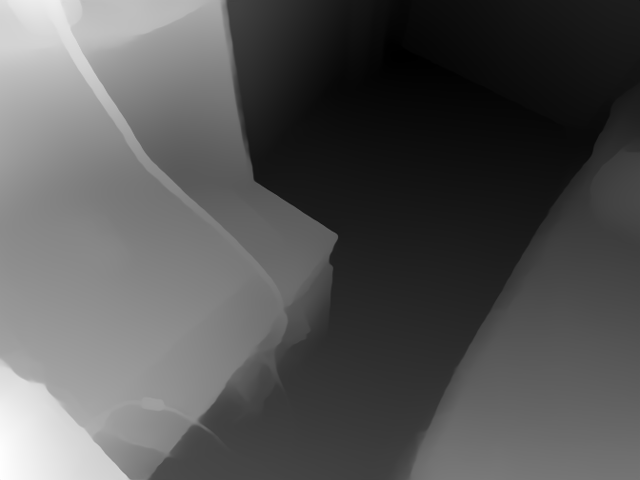
#> input picture 27.png, 640 x 480 px
$ python path_finding.py
#> lines starting #> are read from the running program, lines starting #| are printed output that depends on the picture; after the words box and inside, x2 and y2 are one past the last pixel; in counts of white or black regions, pixels touching at a corner belong together
#> further down, dmap is the input picture: shape (480, 640); min 0, max 255, mean 85.1
import cv2
import numpy as np
import heapq
from heapq import heappush, heappop
import time
import keyboard
import os

Crop_factor = 10
# [16 lines left out: function dijkstra, not called in this run]

def heuristic(a, b):
    return np.sqrt((a[0] - b[0]) ** 2 + (a[1] - b[1]) ** 2)


def neighbors(point, img_shape):
    x, y = point
    return [(new_x, new_y) for new_x in range(x - 1, x + 2) for new_y in range(y - 1, y + 2)
            if 0 <= new_x < img_shape[1] and 0 <= new_y < img_shape[0] and (new_x != x or new_y != y)]


def create_distance_transform(depth_map, object_threshold):
    binary_map = (depth_map < object_threshold).astype(np.uint8)
    distance_transform = cv2.distanceTransform(binary_map, cv2.DIST_L2, cv2.DIST_MASK_PRECISE)
    return distance_transform

def astar(start, end, depth_map, object_threshold=50, penalty_weight=1, min_distance=80):
    distance_transform = create_distance_transform(depth_map, object_threshold)

    def cost_with_penalty(current, neighbor):
        cost = heuristic(current, neighbor)
        distance = distance_transform[neighbor[::-1]]
        brightness_penalty = depth_map[neighbor[::-1]] / 255.0
        if distance < min_distance:
            cost += (min_distance - distance) * penalty_weight * brightness_penalty
        return cost

    open_set = []
    heapq.heappush(open_set, (0, start))
    came_from = {}
    g_score = {start: 0}
    f_score = {start: heuristic(start, end)}

    while open_set:
        current = heapq.heappop(open_set)[1]
        if current == end:
            path = []
            while current in came_from:
                path.append(current)
                current = came_from[current]
            path.append(start)
            path.reverse()
            return path

        for neighbor in neighbors(current, depth_map.shape):
            tentative_g_score = g_score[current] + cost_with_penalty(current, neighbor)
            if tentative_g_score < g_score.get(neighbor, float('inf')):
                came_from[neighbor] = current
                g_score[neighbor] = tentative_g_score
                f_score[neighbor] = tentative_g_score + heuristic(neighbor, end)
                heapq.heappush(open_set, (f_score[neighbor], neighbor))

    return None


# [54 lines left out: function main, not called in this run]
    # cv2.destroyAllWindows()

def path_to_point(point,depth_map=None, frame_num='frame'):
    # invert the point
#> called with frame_num = 'frame'
    point = [point[1],point[0]]
    # [10 lines of commented-out code are left out]
    point = [point[0]//Crop_factor,point[1]//Crop_factor]
    # print(f'point after downscale: {point}')

    while (depth_map is None):
        depth_map = cv2.imread('./Midas/outputs/depth/frame.png', cv2.IMREAD_GRAYSCALE)
        # delete frame.png
        os.remove('./Midas/outputs/depth/frame.png')
    t1 = time.time()

    original_depth_map = depth_map.copy()
    depth_map = downsample_image(depth_map)

    # Update the coordinates of the red dot and farthest point
    dot_x = depth_map.shape[1] // 2
#> dot_x = 32
    dot_y = depth_map.shape[0] - 1
#> dot_y = 47
    target = point
    target = tuple(map(int, target))
    # convert to numpy tuple
    # print(target)

    # Convert the grayscale depth map to a color image
    depth_map_color = cv2.cvtColor(depth_map, cv2.COLOR_GRAY2BGR)

    # Draw a red and green dot at respective locations
    radius_red = 10
    radius_green = 5
    color_red = (0, 0, 255)  # Red
    color_green = (0,255,0) # Green
    thickness = -1  # Fill the circle
    line_thickness = 5

    # draw downscaled point on downscaled depth map
    cv2.circle(depth_map_color, (target[1], target[0]), radius_green, color_green, thickness)
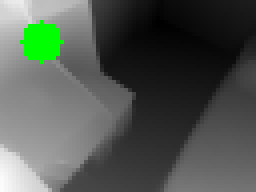
#> depth_map_color: shape (48, 64, 3) (shown 4 times larger); mean B, G, R 81.1, 87.8, 81.1

    # Find the path between the red and green dots with the least obstruction

    path = astar((dot_x, dot_y), target[::-1], depth_map)
#> in create_distance_transform, `binary_map = (depth_map < object_threshold).astype(np.uint8)`:
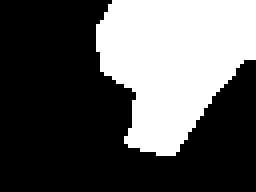
#> binary_map: shape (48, 64) (shown 4 times larger); values 0 (black) and 1 (white), 35.1% white; 1 white region, box (x1, y1, x2, y2) and area: (24, 0, 64, 39) 1079
#> in create_distance_transform, `distance_transform = cv2.distanceTransform(binary_map, cv2.DIST_L2, cv..`:
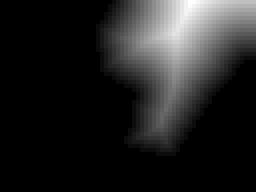
#> distance_transform: shape (48, 64) float32 (shown 4 times larger); min 0, max 20, mean 2.71; drawn with min black and max white
#> the loop in astar, `while open_set:` made 3175 passes
    if path:
        # Upscale the path coordinates
        upscale_factor = Crop_factor
        path = [(x * upscale_factor, y * upscale_factor) for x, y in path]

        # Convert the original grayscale depth map to a color image
        original_depth_map_color = cv2.cvtColor(original_depth_map, cv2.COLOR_GRAY2BGR)

        # Draw a red and green dot at respective locations
        cv2.circle(original_depth_map_color, (dot_x * upscale_factor, dot_y * upscale_factor), radius_red, color_red, thickness)
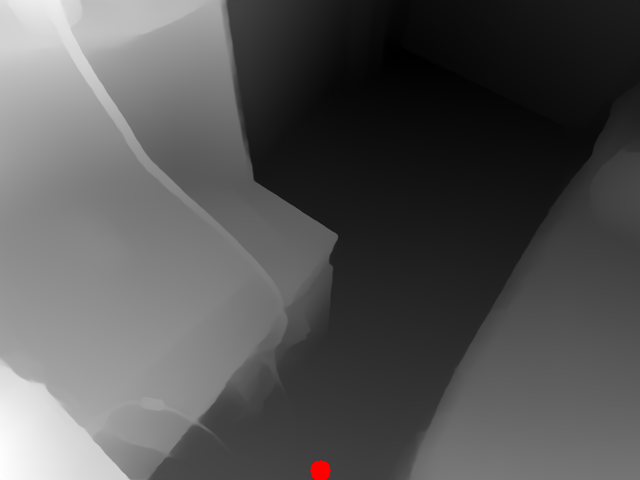
#> original_depth_map_color: shape (480, 640, 3); 0.1% of pixels changed, all inside (x1, y1, x2, y2) = (310, 460, 331, 480)
        cv2.circle(original_depth_map_color, (target[1] * upscale_factor, target[0] * upscale_factor), radius_green, color_green, thickness)
#> original_depth_map_color: shape (480, 640, 3); 0.03% of pixels changed, all inside (x1, y1, x2, y2) = (95, 95, 106, 106)
        # cv2.imshow('original depth map with upscaled points',original_depth_map_color)
        # Draw the path with a blue line on the original depth map

        for i in range(len(path) - 1):
            cv2.line(original_depth_map_color, path[i], path[i + 1], (255, 0, 0), line_thickness)
#> this loop made 48 passes
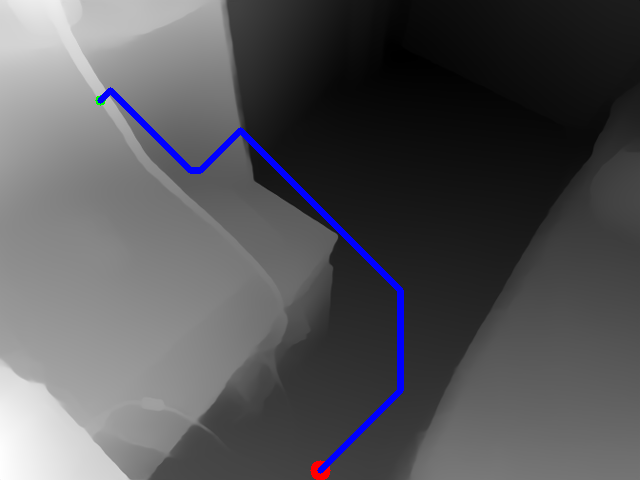
#> original_depth_map_color: shape (480, 640, 3); mean B, G, R 87.6, 84.2, 84.4
        return [path,original_depth_map_color]
    else:
        return None
    # cv2.waitKey(0)


    # Show the original depth map with the red dot, green dot, and path
    # cv2.imshow(f'Path for map {frame_num}', original_depth_map_color)
    t2 = time.time()
    print(f'Frame {frame_num} took {t2-t1} seconds')
    # cv2.waitKey(1)
    # cv2.destroyAllWindows()

# [6 lines left out: function distance_left, not called in this run]

def loop_path_to_point(point):
    while keyboard.is_pressed('esc') == False:
        path_to_point(point)
def loop_main():
    while keyboard.is_pressed('esc') == False:
        main()

def downsample_image(image, factor=Crop_factor):
    new_shape = (image.shape[1] // factor, image.shape[0] // factor)
    return cv2.resize(image, new_shape, interpolation=cv2.INTER_AREA)

if __name__ == '__main__':
    dmap = cv2.imread('./27.png', cv2.IMREAD_GRAYSCALE)
    path_result = path_to_point([100, 100], dmap)
    print(path_result)
#> (printed output is left out)
    if path_result:
        path, map_color = path_result  # Unpack path and color map separately
        for i in range(len(path) - 1):
            cv2.line(map_color, path[i], path[i + 1], (255, 0, 0), 5)

        cv2.imshow('path', map_color)
        cv2.waitKey(0)


    # [9 lines of commented-out code are left out]
